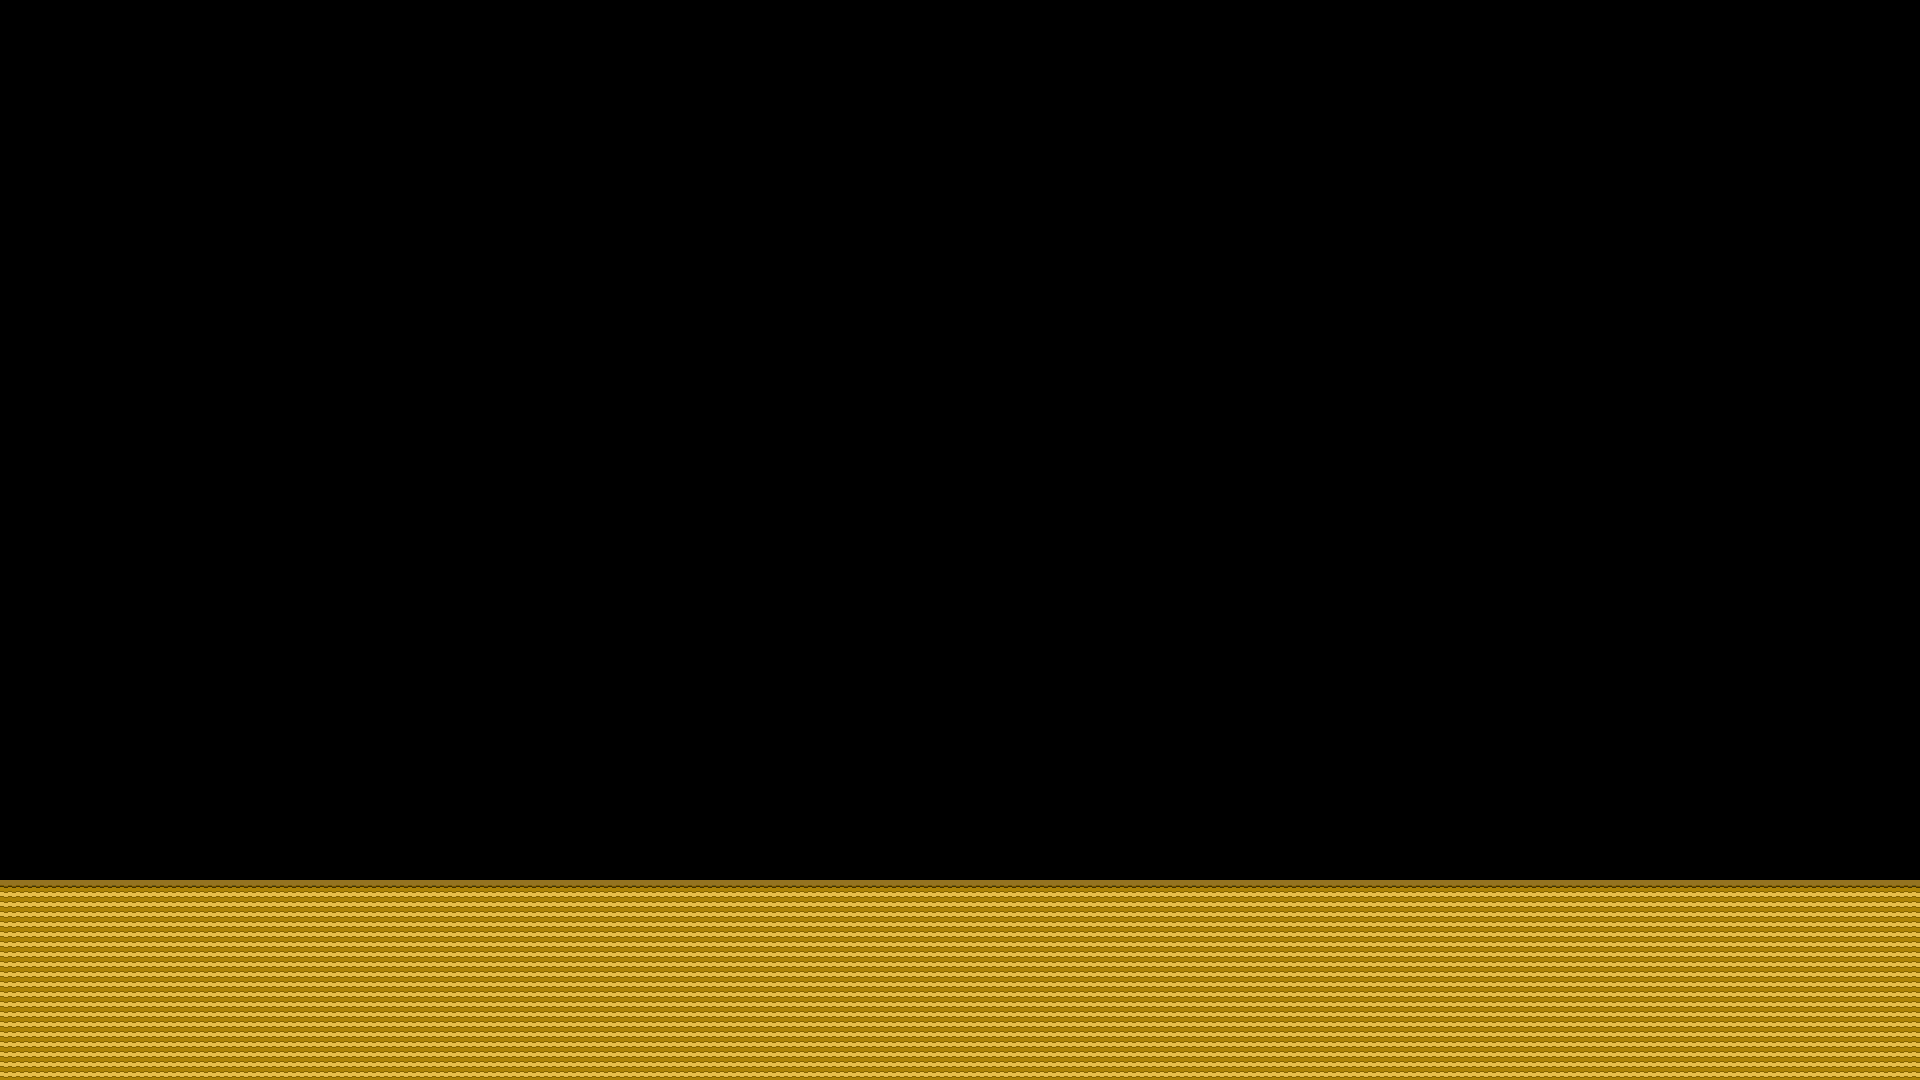

The image is a tile-based game level rendered from a .tmx file. Its description and complete source (layers, tilesets, objects, tile grids) follow:
An orthogonal 48x27 tile map with 40x40 px tiles, 1 tile layer (tiles) and 2 objects.

<map version="1.9" tiledversion="1.9.0" orientation="orthogonal" renderorder="right-down" width="48" height="27" tilewidth="40" tileheight="40" infinite="0" nextlayerid="3" nextobjectid="3">
 <editorsettings>
  <export target="../test1.lua" format="lua" />
 </editorsettings>
 <tileset firstgid="1" name="sand tilesheet" tilewidth="40" tileheight="40" tilecount="2" columns="2">
  <image source="../../sprites/tilesets/sand tilesheet.bmp" width="80" height="40" />
 </tileset>
 <layer id="1" name="tiles" width="48" height="27">
  <data encoding="csv">
0,0,0,0,0,0,0,0,0,0,0,0,0,0,0,0,0,0,0,0,0,0,0,0,0,0,0,0,0,0,0,0,0,0,0,0,0,0,0,0,0,0,0,0,0,0,0,0,
0,0,0,0,0,0,0,0,0,0,0,0,0,0,0,0,0,0,0,0,0,0,0,0,0,0,0,0,0,0,0,0,0,0,0,0,0,0,0,0,0,0,0,0,0,0,0,0,
0,0,0,0,0,0,0,0,0,0,0,0,0,0,0,0,0,0,0,0,0,0,0,0,0,0,0,0,0,0,0,0,0,0,0,0,0,0,0,0,0,0,0,0,0,0,0,0,
0,0,0,0,0,0,0,0,0,0,0,0,0,0,0,0,0,0,0,0,0,0,0,0,0,0,0,0,0,0,0,0,0,0,0,0,0,0,0,0,0,0,0,0,0,0,0,0,
0,0,0,0,0,0,0,0,0,0,0,0,0,0,0,0,0,0,0,0,0,0,0,0,0,0,0,0,0,0,0,0,0,0,0,0,0,0,0,0,0,0,0,0,0,0,0,0,
0,0,0,0,0,0,0,0,0,0,0,0,0,0,0,0,0,0,0,0,0,0,0,0,0,0,0,0,0,0,0,0,0,0,0,0,0,0,0,0,0,0,0,0,0,0,0,0,
0,0,0,0,0,0,0,0,0,0,0,0,0,0,0,0,0,0,0,0,0,0,0,0,0,0,0,0,0,0,0,0,0,0,0,0,0,0,0,0,0,0,0,0,0,0,0,0,
0,0,0,0,0,0,0,0,0,0,0,0,0,0,0,0,0,0,0,0,0,0,0,0,0,0,0,0,0,0,0,0,0,0,0,0,0,0,0,0,0,0,0,0,0,0,0,0,
0,0,0,0,0,0,0,0,0,0,0,0,0,0,0,0,0,0,0,0,0,0,0,0,0,0,0,0,0,0,0,0,0,0,0,0,0,0,0,0,0,0,0,0,0,0,0,0,
0,0,0,0,0,0,0,0,0,0,0,0,0,0,0,0,0,0,0,0,0,0,0,0,0,0,0,0,0,0,0,0,0,0,0,0,0,0,0,0,0,0,0,0,0,0,0,0,
0,0,0,0,0,0,0,0,0,0,0,0,0,0,0,0,0,0,0,0,0,0,0,0,0,0,0,0,0,0,0,0,0,0,0,0,0,0,0,0,0,0,0,0,0,0,0,0,
0,0,0,0,0,0,0,0,0,0,0,0,0,0,0,0,0,0,0,0,0,0,0,0,0,0,0,0,0,0,0,0,0,0,0,0,0,0,0,0,0,0,0,0,0,0,0,0,
0,0,0,0,0,0,0,0,0,0,0,0,0,0,0,0,0,0,0,0,0,0,0,0,0,0,0,0,0,0,0,0,0,0,0,0,0,0,0,0,0,0,0,0,0,0,0,0,
0,0,0,0,0,0,0,0,0,0,0,0,0,0,0,0,0,0,0,0,0,0,0,0,0,0,0,0,0,0,0,0,0,0,0,0,0,0,0,0,0,0,0,0,0,0,0,0,
0,0,0,0,0,0,0,0,0,0,0,0,0,0,0,0,0,0,0,0,0,0,0,0,0,0,0,0,0,0,0,0,0,0,0,0,0,0,0,0,0,0,0,0,0,0,0,0,
0,0,0,0,0,0,0,0,0,0,0,0,0,0,0,0,0,0,0,0,0,0,0,0,0,0,0,0,0,0,0,0,0,0,0,0,0,0,0,0,0,0,0,0,0,0,0,0,
0,0,0,0,0,0,0,0,0,0,0,0,0,0,0,0,0,0,0,0,0,0,0,0,0,0,0,0,0,0,0,0,0,0,0,0,0,0,0,0,0,0,0,0,0,0,0,0,
0,0,0,0,0,0,0,0,0,0,0,0,0,0,0,0,0,0,0,0,0,0,0,0,0,0,0,0,0,0,0,0,0,0,0,0,0,0,0,0,0,0,0,0,0,0,0,0,
0,0,0,0,0,0,0,0,0,0,0,0,0,0,0,0,0,0,0,0,0,0,0,0,0,0,0,0,0,0,0,0,0,0,0,0,0,0,0,0,0,0,0,0,0,0,0,0,
0,0,0,0,0,0,0,0,0,0,0,0,0,0,0,0,0,0,0,0,0,0,0,0,0,0,0,0,0,0,0,0,0,0,0,0,0,0,0,0,0,0,0,0,0,0,0,0,
0,0,0,0,0,0,0,0,0,0,0,0,0,0,0,0,0,0,0,0,0,0,0,0,0,0,0,0,0,0,0,0,0,0,0,0,0,0,0,0,0,0,0,0,0,0,0,0,
0,0,0,0,0,0,0,0,0,0,0,0,0,0,0,0,0,0,0,0,0,0,0,0,0,0,0,0,0,0,0,0,0,0,0,0,0,0,0,0,0,0,0,0,0,0,0,0,
1,1,1,1,1,1,1,1,1,1,1,1,1,1,1,1,1,1,1,1,1,1,1,1,1,1,1,1,1,1,1,1,1,1,1,1,1,1,1,1,1,1,1,1,1,1,1,1,
2,2,2,2,2,2,2,2,2,2,2,2,2,2,2,2,2,2,2,2,2,2,2,2,2,2,2,2,2,2,2,2,2,2,2,2,2,2,2,2,2,2,2,2,2,2,2,2,
2,2,2,2,2,2,2,2,2,2,2,2,2,2,2,2,2,2,2,2,2,2,2,2,2,2,2,2,2,2,2,2,2,2,2,2,2,2,2,2,2,2,2,2,2,2,2,2,
2,2,2,2,2,2,2,2,2,2,2,2,2,2,2,2,2,2,2,2,2,2,2,2,2,2,2,2,2,2,2,2,2,2,2,2,2,2,2,2,2,2,2,2,2,2,2,2,
2,2,2,2,2,2,2,2,2,2,2,2,2,2,2,2,2,2,2,2,2,2,2,2,2,2,2,2,2,2,2,2,2,2,2,2,2,2,2,2,2,2,2,2,2,2,2,2
</data>
 </layer>
 <objectgroup id="2" name="platforms">
  <object id="1" x="0" y="880" width="1920" height="200" />
  <object id="2" x="920" y="920" />
 </objectgroup>
</map>